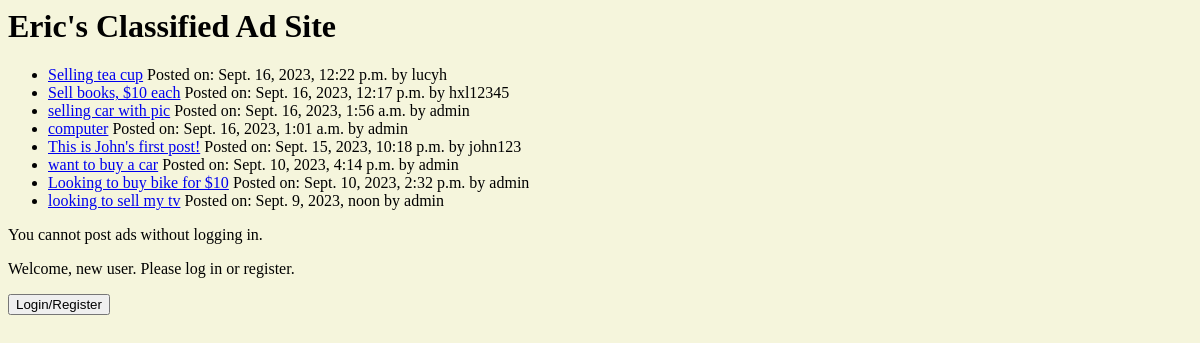
/classified_ads/, run on an earlier commit of the app's database.
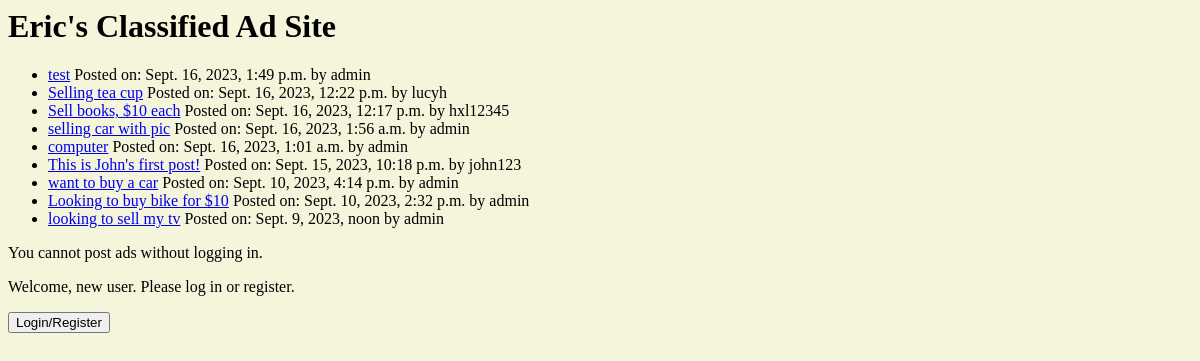
And on a later commit of the database.
### classified_ads/models.py (models this page shows, shortened)
class Postable(models.Model):
    text = models.CharField(max_length=1000)
    date_posted = models.DateTimeField()
    user = models.ForeignKey(
        auth_models.User, on_delete=models.SET_NULL, null=True)
    class Meta:
        abstract = True

class Ad(Postable):
    BUY = "Buy"
    SELL = "Sell"
    ad_type_choices = [
        (BUY, "Buy"),
        (SELL, "Sell")
    ]
    ad_type = models.CharField(
        max_length=4, choices=ad_type_choices)
    image = models.ImageField(
        null=True, blank=True, default=None)

### classified_ads/views.py (the view)
# urls.py: path('', views.index, name="index"),
def index(request):
    if request.method == 'POST':
        ad_form = AdForm(request.POST, request.FILES)
        if ad_form.is_valid():
            post_ad(request, ad_form)
            return HttpResponseRedirect(reverse('classified_ads:index'))
    else:
        ad_form = AdForm()
    latest_ads_list = Ad.objects.order_by("-date_posted")[:10]
    context_dict = {"latest_ads_list": latest_ads_list,
                    "ad_form": ad_form}
    return render(request, "classified_ads/index.html", context_dict)

### classified_ads/forms.py
class AdForm(ModelForm):
    class Meta:
        model = Ad
        fields = ["ad_type", "text",  "image"]
        labels = {
            "text": "Ad Description",
            "image": "Image (optional)",
        }

### classified_ads/templates/classified_ads/index.html (shortened to what this page needs)
{% load static %}
<link rel="stylesheet" href="{% static 'classified_ads/style.css' %}">
<h1>Eric's Classified Ad Site</h1>
{% if latest_ads_list %}
<ul>
  {% for ad in latest_ads_list %}
  <li><a href="{% url 'classified_ads:detail' ad.id %}">{{ ad.text }}</a>
    Posted on: {{ ad.date_posted }} by {{ ad.user.username }}</li>
  {% endfor %}
</ul>
{% else %}
<p>No ads have been posted.</p>
{% endif %}
{% if user.is_authenticated %}
<b>Post an ad</b>
<form action="{% url 'classified_ads:index'%}" method="post" enctype="multipart/form-data">
  {% csrf_token %}
  {{ ad_form.as_div }}
  <input type="submit" value="Post">
</form>
{% else %}
You cannot post ads without logging in.
{% endif %}
{% if user.is_authenticated %}
<p>Welcome, {{ user.username }}. Thanks for logging in.</p>
<form action="{% url 'classified_ads:logout'%}" method="post">
  {% csrf_token %}
  <input type="submit" value="Logout">
</form>
{% else %}
<p>Welcome, new user. Please log in or register.</p>
<form action="{% url 'classified_ads:login_register'%}" method="post">
  <input type="submit" value="Login/Register">
</form>
{% endif %}

What changed in the data, as far as the page shows it:
added Ad: text "test", date_posted "Sept. 16, 2023, 1:49 p.m.", user.username "admin"
